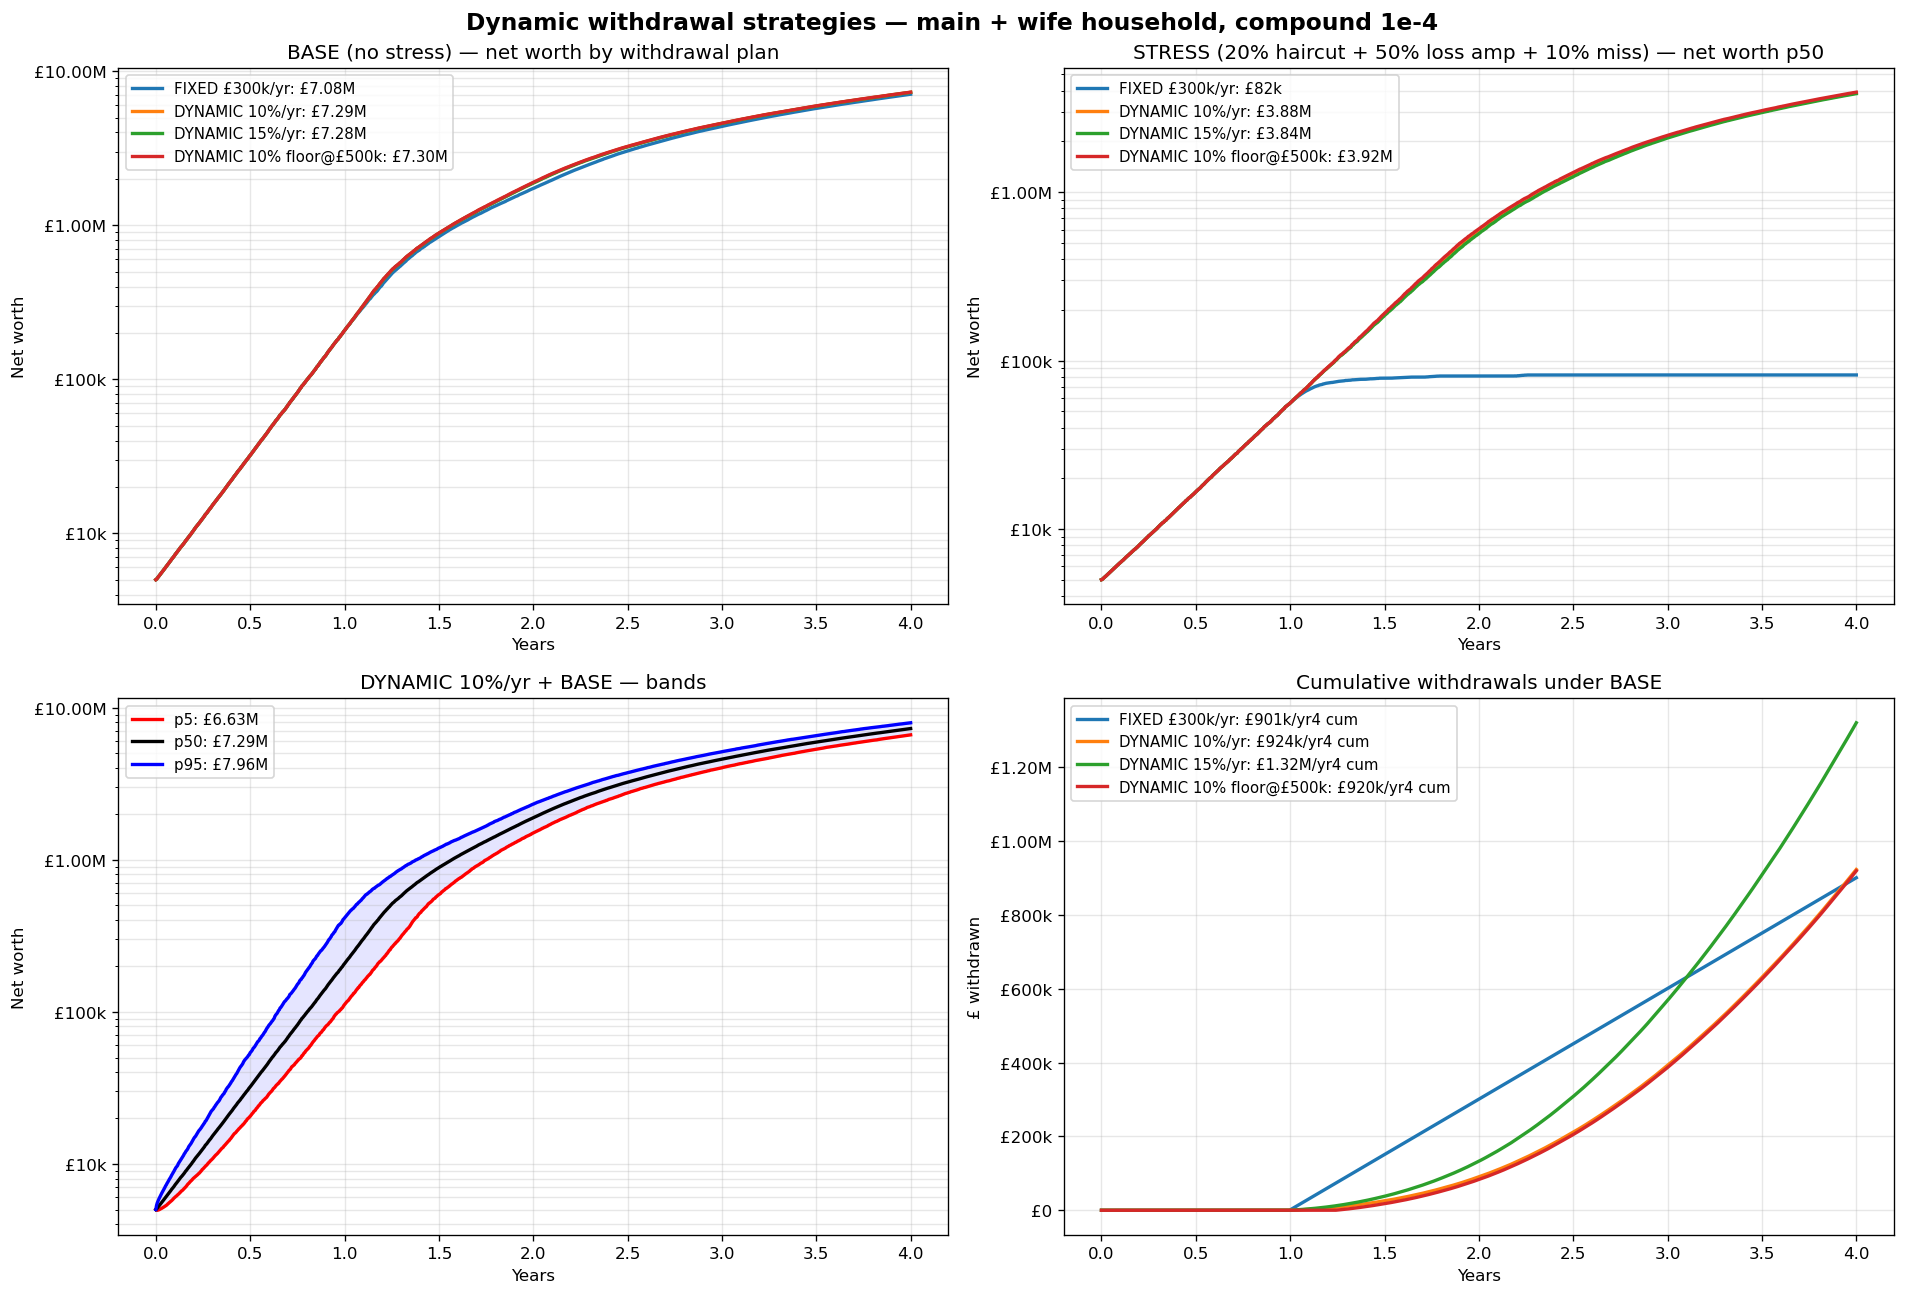

The script that saved this image:
"""
Dynamic withdrawal variant: 10% of equity/year instead of fixed £300k/year.
Compare vs fixed £300k under BASE and worst-realistic stress.
"""
import os, sys, numpy as np, pandas as pd
import matplotlib
matplotlib.use("Agg")
import matplotlib.pyplot as plt
from matplotlib.ticker import FuncFormatter
sys.path.insert(0, os.path.dirname(os.path.abspath(__file__)))

SPREAD = {"DAX": 1.5, "US30": 2.75, "NIKKEI": 7.0}
SLIP = {"DAX": 1.0, "US30": 3.0, "NIKKEI": 4.0}
TRADES_CACHE = "/root/asrs-bot/data/variant_b_fade_trades.parquet"
UPLIFT = 1.06

import backtest as bt
from backtest_v2_atr import filter_combined
for _c in bt.INSTRUMENTS.values(): _c["max_entries"] = 3

MAIN_START = 5000
WIFE_SEED = 10000
WIFE_DAY = 252
WITHDRAW_START = 252
DAYS = 252 * 4
RUNS = 3000
MIN_STAKE = 0.50
MAX_STAKE = 35.0
FACTOR = 1e-4


def fmt_gbp(x, _=None):
    if x <= 0 or (isinstance(x, float) and np.isnan(x)): return "£0"
    if abs(x) < 1000: return f"£{x:.0f}"
    if abs(x) < 1_000_000: return f"£{x/1000:.0f}k"
    return f"£{x/1_000_000:.2f}M"


def simulate(daily_pts, seed, stress=None, withdraw_mode="FIXED", withdraw_rate=0.10,
              fixed_annual=300_000, floor_equity=0):
    """
    withdraw_mode:
      FIXED — fixed £X/year regardless of equity
      DYNAMIC — withdraw rate × equity/year (capped daily)
      DYNAMIC_FLOOR — dynamic but only withdraw if equity > floor_equity
    """
    stress = stress or {}
    rng = np.random.default_rng(seed)
    sample_m = rng.choice(daily_pts, size=DAYS, replace=True).astype(float)
    sample_w = rng.choice(daily_pts, size=DAYS, replace=True).astype(float)

    if stress.get("pf_haircut", 0) > 0:
        hc = stress["pf_haircut"]
        sample_m = np.where(sample_m > 0, sample_m * (1 - hc), sample_m)
        sample_w = np.where(sample_w > 0, sample_w * (1 - hc), sample_w)
    if stress.get("loss_amplify", 0) > 0:
        amp = stress["loss_amplify"]
        sample_m = np.where(sample_m < 0, sample_m * (1 + amp), sample_m)
        sample_w = np.where(sample_w < 0, sample_w * (1 + amp), sample_w)
    if stress.get("miss_day_prob", 0) > 0:
        sample_m[rng.random(DAYS) < stress["miss_day_prob"]] = 0
        sample_w[rng.random(DAYS) < stress["miss_day_prob"]] = 0

    fixed_daily = fixed_annual / 252

    main = np.zeros(DAYS + 1); wife = np.zeros(DAYS + 1); wd = np.zeros(DAYS + 1)
    main[0] = MAIN_START
    for i in range(DAYS):
        stake_m = max(MIN_STAKE, min(MAX_STAKE, main[i] * FACTOR)) if main[i] > 0 else 0
        main[i+1] = main[i] + sample_m[i] * stake_m if stake_m > 0 else main[i]
        if i >= WIFE_DAY and wife[i] > 0:
            stake_w = max(MIN_STAKE, min(MAX_STAKE, wife[i] * FACTOR))
            wife[i+1] = wife[i] + sample_w[i] * stake_w
        else:
            wife[i+1] = wife[i]
        wd[i+1] = wd[i]

        if i + 1 == WIFE_DAY:
            if main[i+1] >= WIFE_SEED:
                main[i+1] -= WIFE_SEED
                wife[i+1] = WIFE_SEED

        if i + 1 >= WITHDRAW_START:
            total = main[i+1] + wife[i+1]
            if withdraw_mode == "FIXED":
                withdraw_today = fixed_daily if total > fixed_daily else 0
            elif withdraw_mode == "DYNAMIC":
                withdraw_today = (total * withdraw_rate) / 252 if total > 0 else 0
            elif withdraw_mode == "DYNAMIC_FLOOR":
                if total > floor_equity:
                    withdraw_today = (total * withdraw_rate) / 252
                else:
                    withdraw_today = 0
            else:
                withdraw_today = 0

            if withdraw_today > total:
                withdraw_today = max(0, total - 100)
            if withdraw_today > 0 and total > 0:
                share_m = main[i+1] / total
                main[i+1] -= withdraw_today * share_m
                wife[i+1] -= withdraw_today * (1 - share_m)
                wd[i+1] += withdraw_today

        main[i+1] = max(0, main[i+1])
        wife[i+1] = max(0, wife[i+1])
    return main, wife, wd


def main():
    df = pd.read_parquet(TRADES_CACHE)
    if "is_fade" not in df.columns: df["is_fade"] = False
    df["is_fade"] = df["is_fade"].fillna(False).astype(bool)
    df = df.reset_index(drop=True)
    df["_base_signal"] = df["signal"].str.replace("_FADE", "", regex=False)
    orig_win = {}
    for (date, sig), group in df.groupby(["date", "_base_signal"], sort=False):
        q = group[(~group.is_fade) & (group.reason == "TRAIL_WIN") & (group.pnl_pts > 0)]["pnl_pts"].tolist()
        fades = group[group.is_fade]
        for i, (idx, _) in enumerate(fades.iterrows()):
            if i < len(q): orig_win[idx] = q[i]
    fade = df[df.is_fade].copy()
    fade["orig_win"] = fade.index.map(orig_win)
    fade_f = fade[fade["orig_win"].fillna(0) >= 20].copy()
    base = df[~df.is_fade].copy()
    base_f = filter_combined(base)
    def af(d):
        d = d.copy()
        d["spread_cost"] = d["instrument"].map(SPREAD)
        d["slip_cost"] = np.where(d["pnl_pts"] < 0, d["instrument"].map(SLIP), 0)
        d["pnl_net"] = (d["pnl_pts"] - d["spread_cost"] - d["slip_cost"]) * UPLIFT
        return d
    base_f = af(base_f); fade_f = af(fade_f)
    combined = pd.concat([base_f, fade_f], ignore_index=True)
    daily = combined.groupby(pd.to_datetime(combined["date"]).dt.date)["pnl_net"].sum().values

    withdraw_plans = [
        ("FIXED £300k/yr", {"withdraw_mode": "FIXED", "fixed_annual": 300_000}),
        ("DYNAMIC 10%/yr", {"withdraw_mode": "DYNAMIC", "withdraw_rate": 0.10}),
        ("DYNAMIC 15%/yr", {"withdraw_mode": "DYNAMIC", "withdraw_rate": 0.15}),
        ("DYNAMIC 10% floor@£500k", {"withdraw_mode": "DYNAMIC_FLOOR", "withdraw_rate": 0.10, "floor_equity": 500_000}),
    ]
    stress_scenarios = [
        ("BASE", {}),
        ("STRESS (hairct+loss+miss)", {"pf_haircut": 0.20, "loss_amplify": 0.5, "miss_day_prob": 0.10}),
    ]

    results = {}
    print(f"\n{'='*120}")
    print(f"  WITHDRAWAL STRATEGY COMPARISON — 4yr compound 1e-4, cap £35/pt, main+wife")
    print(f"{'='*120}")
    print(f"  {'scenario/plan':<40} {'NW p5':<10} {'NW p50':<10} {'Eq p50':<10} {'Cum-WD p50':<12} {'P(ruin)':<10}")

    for stress_lbl, stress in stress_scenarios:
        for plan_lbl, plan_kwargs in withdraw_plans:
            mains = np.empty((RUNS, DAYS + 1))
            wives = np.empty((RUNS, DAYS + 1))
            wds = np.empty((RUNS, DAYS + 1))
            for r in range(RUNS):
                m, w, wd = simulate(daily, seed=r, stress=stress, **plan_kwargs)
                mains[r] = m; wives[r] = w; wds[r] = wd
            nw = mains + wives + wds
            eq = mains + wives
            final_nw = nw[:, -1]
            final_eq = eq[:, -1]
            final_wd = wds[:, -1]
            ruin = (final_eq < 5000).mean() * 100
            key = (stress_lbl, plan_lbl)
            results[key] = (mains, wives, wds, nw)
            lbl = f"{stress_lbl} | {plan_lbl}"
            print(f"  {lbl:<40} {fmt_gbp(np.percentile(final_nw,5)):<10} "
                  f"{fmt_gbp(np.percentile(final_nw,50)):<10} "
                  f"{fmt_gbp(np.percentile(final_eq,50)):<10} "
                  f"{fmt_gbp(np.percentile(final_wd,50)):<12} "
                  f"{ruin:.1f}%")

    # Plot — 4 panels: BASE withdraw strategies + STRESS withdraw strategies + bands
    fig, axes = plt.subplots(2, 2, figsize=(16, 11))
    days_axis = np.arange(DAYS + 1) / 252

    # Top-left: BASE — all withdraw plans, net worth p50
    ax = axes[0, 0]
    for plan_lbl, _ in withdraw_plans:
        _, _, _, nw = results[("BASE", plan_lbl)]
        p50 = np.percentile(nw, 50, axis=0)
        ax.plot(days_axis, p50, label=f"{plan_lbl}: {fmt_gbp(p50[-1])}", linewidth=2)
    ax.set_title("BASE (no stress) — net worth by withdrawal plan")
    ax.set_xlabel("Years"); ax.set_ylabel("Net worth")
    ax.set_yscale("log")
    ax.yaxis.set_major_formatter(FuncFormatter(fmt_gbp))
    ax.grid(alpha=0.3, which="both")
    ax.legend(loc="upper left", fontsize=9)

    # Top-right: STRESS — all withdraw plans
    ax = axes[0, 1]
    for plan_lbl, _ in withdraw_plans:
        _, _, _, nw = results[("STRESS (hairct+loss+miss)", plan_lbl)]
        p50 = np.percentile(nw, 50, axis=0)
        ax.plot(days_axis, p50, label=f"{plan_lbl}: {fmt_gbp(p50[-1])}", linewidth=2)
    ax.set_title("STRESS (20% haircut + 50% loss amp + 10% miss) — net worth p50")
    ax.set_xlabel("Years"); ax.set_ylabel("Net worth")
    ax.set_yscale("log")
    ax.yaxis.set_major_formatter(FuncFormatter(fmt_gbp))
    ax.grid(alpha=0.3, which="both")
    ax.legend(loc="upper left", fontsize=9)

    # Bottom-left: DYNAMIC 10% under BASE — bands
    ax = axes[1, 0]
    _, _, _, nw = results[("BASE", "DYNAMIC 10%/yr")]
    for p, c, lbl in [(5, "red", "p5"), (50, "black", "p50"), (95, "blue", "p95")]:
        band = np.percentile(nw, p, axis=0)
        ax.plot(days_axis, band, color=c, label=f"{lbl}: {fmt_gbp(band[-1])}", linewidth=2)
    ax.fill_between(days_axis,
                    np.percentile(nw, 5, axis=0),
                    np.percentile(nw, 95, axis=0),
                    color="blue", alpha=0.1)
    ax.set_title("DYNAMIC 10%/yr + BASE — bands")
    ax.set_xlabel("Years"); ax.set_ylabel("Net worth")
    ax.set_yscale("log")
    ax.yaxis.set_major_formatter(FuncFormatter(fmt_gbp))
    ax.grid(alpha=0.3, which="both")
    ax.legend(loc="upper left", fontsize=9)

    # Bottom-right: Cumulative withdrawals — FIXED vs DYNAMIC under BASE
    ax = axes[1, 1]
    for plan_lbl, _ in withdraw_plans:
        _, _, wds, _ = results[("BASE", plan_lbl)]
        p50 = np.percentile(wds, 50, axis=0)
        ax.plot(days_axis, p50, label=f"{plan_lbl}: {fmt_gbp(p50[-1])}/yr4 cum", linewidth=2)
    ax.set_title("Cumulative withdrawals under BASE")
    ax.set_xlabel("Years"); ax.set_ylabel("£ withdrawn")
    ax.yaxis.set_major_formatter(FuncFormatter(fmt_gbp))
    ax.grid(alpha=0.3)
    ax.legend(loc="upper left", fontsize=9)

    plt.suptitle("Dynamic withdrawal strategies — main + wife household, compound 1e-4",
                 fontsize=14, fontweight="bold")
    plt.tight_layout()
    out = "/root/asrs-bot/mc_dynamic_withdraw.png"
    plt.savefig(out, dpi=120, bbox_inches="tight")
    print(f"\n  Saved → {out}")


if __name__ == "__main__":
    main()
